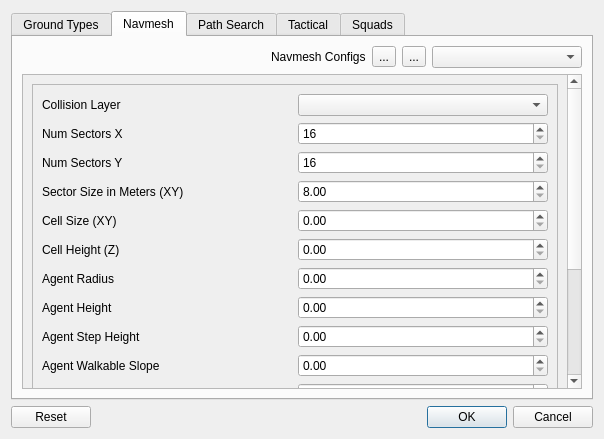
<?xml version="1.0" encoding="UTF-8"?>
<ui version="4.0">
 <class>AiProjectSettingsDlg</class>
 <widget class="QDialog" name="AiProjectSettingsDlg">
  <property name="geometry">
   <rect>
    <x>0</x>
    <y>0</y>
    <width>604</width>
    <height>439</height>
   </rect>
  </property>
  <property name="windowTitle">
   <string>Ai Project Settings</string>
  </property>
  <property name="windowIcon">
   <iconset resource="../QtResources/resources.qrc">
    <normaloff>:/AiPlugin/plAiPlugin.svg</normaloff>:/AiPlugin/plAiPlugin.svg</iconset>
  </property>
  <layout class="QVBoxLayout" name="verticalLayout">
   <item>
    <widget class="QTabWidget" name="Tabs">
     <property name="currentIndex">
      <number>1</number>
     </property>
     <widget class="QWidget" name="GroundTypesTab">
      <attribute name="title">
       <string>Ground Types</string>
      </attribute>
      <layout class="QHBoxLayout" name="horizontalLayout">
       <item>
        <widget class="QListWidget" name="GroundTypes">
         <property name="selectionBehavior">
          <enum>QAbstractItemView::SelectRows</enum>
         </property>
         <property name="uniformItemSizes">
          <bool>true</bool>
         </property>
        </widget>
       </item>
      </layout>
     </widget>
     <widget class="QWidget" name="NavmeshTab">
      <attribute name="title">
       <string>Navmesh</string>
      </attribute>
      <layout class="QVBoxLayout" name="verticalLayout_3">
       <item>
        <layout class="QHBoxLayout" name="horizontalLayout_4">
         <item>
          <spacer name="horizontalSpacer_2">
           <property name="orientation">
            <enum>Qt::Horizontal</enum>
           </property>
           <property name="sizeHint" stdset="0">
            <size>
             <width>40</width>
             <height>20</height>
            </size>
           </property>
          </spacer>
         </item>
         <item>
          <widget class="QLabel" name="label_2">
           <property name="text">
            <string>Navmesh Configs</string>
           </property>
          </widget>
         </item>
         <item>
          <widget class="QToolButton" name="AddMeshCfg">
           <property name="text">
            <string>...</string>
           </property>
           <property name="icon">
            <iconset resource="../../../../Tools/Libs/GuiFoundation/QtResources/resources.qrc">
             <normaloff>:/GuiFoundation/Icons/Add.svg</normaloff>:/GuiFoundation/Icons/Add.svg</iconset>
           </property>
          </widget>
         </item>
         <item>
          <widget class="QToolButton" name="RemoveMeshCfg">
           <property name="text">
            <string>...</string>
           </property>
           <property name="icon">
            <iconset resource="../../../../Tools/Libs/GuiFoundation/QtResources/resources.qrc">
             <normaloff>:/GuiFoundation/Icons/Delete.svg</normaloff>:/GuiFoundation/Icons/Delete.svg</iconset>
           </property>
          </widget>
         </item>
         <item>
          <widget class="QComboBox" name="SelectedMeshCfg">
           <property name="minimumSize">
            <size>
             <width>150</width>
             <height>0</height>
            </size>
           </property>
          </widget>
         </item>
        </layout>
       </item>
       <item>
        <widget class="QScrollArea" name="scrollArea">
         <property name="widgetResizable">
          <bool>true</bool>
         </property>
         <widget class="QWidget" name="scrollAreaWidgetContents">
          <property name="geometry">
           <rect>
            <x>0</x>
            <y>0</y>
            <width>543</width>
            <height>460</height>
           </rect>
          </property>
          <layout class="QHBoxLayout" name="horizontalLayout_5">
           <item>
            <widget class="QFrame" name="NavmeshCfg">
             <property name="frameShape">
              <enum>QFrame::StyledPanel</enum>
             </property>
             <property name="frameShadow">
              <enum>QFrame::Raised</enum>
             </property>
             <layout class="QGridLayout" name="gridLayout">
              <item row="4" column="1">
               <widget class="QDoubleSpinBox" name="NavCellSize"/>
              </item>
              <item row="6" column="1">
               <widget class="QDoubleSpinBox" name="NavAgentRadius"/>
              </item>
              <item row="15" column="1">
               <widget class="QDoubleSpinBox" name="NavDetailSampleError"/>
              </item>
              <item row="0" column="0">
               <widget class="QLabel" name="label_15">
                <property name="text">
                 <string>Collision Layer</string>
                </property>
               </widget>
              </item>
              <item row="5" column="1">
               <widget class="QDoubleSpinBox" name="NavCellHeight"/>
              </item>
              <item row="17" column="0">
               <spacer name="verticalSpacer">
                <property name="orientation">
                 <enum>Qt::Vertical</enum>
                </property>
                <property name="sizeHint" stdset="0">
                 <size>
                  <width>20</width>
                  <height>3</height>
                 </size>
                </property>
               </spacer>
              </item>
              <item row="10" column="1">
               <widget class="QDoubleSpinBox" name="NavMaxEdgeLength"/>
              </item>
              <item row="8" column="1">
               <widget class="QDoubleSpinBox" name="NavAgentStep"/>
              </item>
              <item row="9" column="1">
               <widget class="QDoubleSpinBox" name="NavAgentSlope"/>
              </item>
              <item row="6" column="0">
               <widget class="QLabel" name="label_5">
                <property name="text">
                 <string>Agent Radius</string>
                </property>
               </widget>
              </item>
              <item row="13" column="1">
               <widget class="QDoubleSpinBox" name="NavRegionMergeSize"/>
              </item>
              <item row="16" column="0">
               <spacer name="verticalSpacer_2">
                <property name="orientation">
                 <enum>Qt::Vertical</enum>
                </property>
                <property name="sizeHint" stdset="0">
                 <size>
                  <width>20</width>
                  <height>194</height>
                 </size>
                </property>
               </spacer>
              </item>
              <item row="8" column="0">
               <widget class="QLabel" name="label_7">
                <property name="text">
                 <string>Agent Step Height</string>
                </property>
               </widget>
              </item>
              <item row="4" column="0">
               <widget class="QLabel" name="label_3">
                <property name="text">
                 <string>Cell Size (XY)</string>
                </property>
               </widget>
              </item>
              <item row="10" column="0">
               <widget class="QLabel" name="label_9">
                <property name="text">
                 <string>Max Edge Length</string>
                </property>
               </widget>
              </item>
              <item row="7" column="0">
               <widget class="QLabel" name="label_6">
                <property name="text">
                 <string>Agent Height</string>
                </property>
               </widget>
              </item>
              <item row="7" column="1">
               <widget class="QDoubleSpinBox" name="NavAgentHeight"/>
              </item>
              <item row="15" column="0">
               <widget class="QLabel" name="label_14">
                <property name="text">
                 <string>Detail Sample Error</string>
                </property>
               </widget>
              </item>
              <item row="14" column="0">
               <widget class="QLabel" name="label_13">
                <property name="text">
                 <string>Detail Sample Distance</string>
                </property>
               </widget>
              </item>
              <item row="11" column="0">
               <widget class="QLabel" name="label_10">
                <property name="text">
                 <string>Max Simplification Error</string>
                </property>
               </widget>
              </item>
              <item row="14" column="1">
               <widget class="QDoubleSpinBox" name="NavDetailSampleDistance"/>
              </item>
              <item row="0" column="1">
               <widget class="QComboBox" name="CollisionLayer"/>
              </item>
              <item row="9" column="0">
               <widget class="QLabel" name="label_8">
                <property name="text">
                 <string>Agent Walkable Slope</string>
                </property>
               </widget>
              </item>
              <item row="13" column="0">
               <widget class="QLabel" name="label_11">
                <property name="text">
                 <string>Region Merge Size</string>
                </property>
               </widget>
              </item>
              <item row="5" column="0">
               <widget class="QLabel" name="label_4">
                <property name="text">
                 <string>Cell Height (Z)</string>
                </property>
               </widget>
              </item>
              <item row="12" column="0">
               <widget class="QLabel" name="label_12">
                <property name="text">
                 <string>Min Region Size</string>
                </property>
               </widget>
              </item>
              <item row="11" column="1">
               <widget class="QDoubleSpinBox" name="NavSimplificationError"/>
              </item>
              <item row="12" column="1">
               <widget class="QDoubleSpinBox" name="NavMinRegionSize"/>
              </item>
              <item row="1" column="0">
               <widget class="QLabel" name="label_16">
                <property name="text">
                 <string>Num Sectors X</string>
                </property>
               </widget>
              </item>
              <item row="2" column="0">
               <widget class="QLabel" name="label_17">
                <property name="text">
                 <string>Num Sectors Y</string>
                </property>
               </widget>
              </item>
              <item row="3" column="0">
               <widget class="QLabel" name="label_18">
                <property name="text">
                 <string>Sector Size in Meters (XY)</string>
                </property>
               </widget>
              </item>
              <item row="1" column="1">
               <widget class="QSpinBox" name="NumSectorsX">
                <property name="minimum">
                 <number>16</number>
                </property>
                <property name="maximum">
                 <number>256</number>
                </property>
                <property name="singleStep">
                 <number>16</number>
                </property>
               </widget>
              </item>
              <item row="2" column="1">
               <widget class="QSpinBox" name="NumSectorsY">
                <property name="minimum">
                 <number>16</number>
                </property>
                <property name="maximum">
                 <number>256</number>
                </property>
                <property name="singleStep">
                 <number>16</number>
                </property>
               </widget>
              </item>
              <item row="3" column="1">
               <widget class="QDoubleSpinBox" name="SectorSizeXY">
                <property name="minimum">
                 <double>8.000000000000000</double>
                </property>
                <property name="maximum">
                 <double>1024.000000000000000</double>
                </property>
               </widget>
              </item>
             </layout>
            </widget>
           </item>
          </layout>
         </widget>
        </widget>
       </item>
      </layout>
     </widget>
     <widget class="QWidget" name="PathSearchTab">
      <attribute name="title">
       <string>Path Search</string>
      </attribute>
      <layout class="QHBoxLayout" name="horizontalLayout_3">
       <item>
        <layout class="QVBoxLayout" name="verticalLayout_2">
         <item>
          <layout class="QHBoxLayout" name="horizontalLayout_2">
           <item>
            <spacer name="horizontalSpacer">
             <property name="orientation">
              <enum>Qt::Horizontal</enum>
             </property>
             <property name="sizeHint" stdset="0">
              <size>
               <width>40</width>
               <height>20</height>
              </size>
             </property>
            </spacer>
           </item>
           <item>
            <widget class="QLabel" name="label">
             <property name="text">
              <string>Search Configs</string>
             </property>
            </widget>
           </item>
           <item>
            <widget class="QToolButton" name="AddPathCfg">
             <property name="text">
              <string>...</string>
             </property>
             <property name="icon">
              <iconset resource="../../../../Tools/Libs/GuiFoundation/QtResources/resources.qrc">
               <normaloff>:/GuiFoundation/Icons/Add.svg</normaloff>:/GuiFoundation/Icons/Add.svg</iconset>
             </property>
            </widget>
           </item>
           <item>
            <widget class="QToolButton" name="RemovePathCfg">
             <property name="text">
              <string>...</string>
             </property>
             <property name="icon">
              <iconset resource="../../../../Tools/Libs/GuiFoundation/QtResources/resources.qrc">
               <normaloff>:/GuiFoundation/Icons/Delete.svg</normaloff>:/GuiFoundation/Icons/Delete.svg</iconset>
             </property>
            </widget>
           </item>
           <item>
            <widget class="QComboBox" name="SelectedPathCfg">
             <property name="minimumSize">
              <size>
               <width>150</width>
               <height>0</height>
              </size>
             </property>
            </widget>
           </item>
          </layout>
         </item>
         <item>
          <widget class="QTableWidget" name="PathConfig">
           <property name="editTriggers">
            <set>QAbstractItemView::NoEditTriggers</set>
           </property>
           <property name="alternatingRowColors">
            <bool>false</bool>
           </property>
           <property name="selectionMode">
            <enum>QAbstractItemView::SingleSelection</enum>
           </property>
           <property name="selectionBehavior">
            <enum>QAbstractItemView::SelectRows</enum>
           </property>
           <property name="wordWrap">
            <bool>false</bool>
           </property>
           <property name="cornerButtonEnabled">
            <bool>false</bool>
           </property>
           <attribute name="horizontalHeaderStretchLastSection">
            <bool>true</bool>
           </attribute>
           <attribute name="verticalHeaderVisible">
            <bool>false</bool>
           </attribute>
           <column>
            <property name="text">
             <string>Ground Type</string>
            </property>
           </column>
           <column>
            <property name="text">
             <string>Traversal Allowed</string>
            </property>
           </column>
           <column>
            <property name="text">
             <string>Traversal Cost</string>
            </property>
           </column>
          </widget>
         </item>
        </layout>
       </item>
      </layout>
     </widget>
     <widget class="QWidget" name="TacticalTab">
      <attribute name="title">
       <string>Tactical</string>
      </attribute>
      <layout class="QVBoxLayout" name="verticalLayout_tac">
       <item>
        <layout class="QFormLayout" name="formLayout_tac">
         <item row="0" column="0">
          <widget class="QLabel" name="TacLabelNavmesh">
           <property name="text">
            <string>Cover Navmesh</string>
           </property>
          </widget>
         </item>
         <item row="0" column="1">
          <widget class="QComboBox" name="TacCoverNavmesh">
           <property name="toolTip">
            <string>Which navmesh cover points are generated for. Probing uses this navmesh's collision layer.</string>
           </property>
          </widget>
         </item>
         <item row="1" column="0">
          <widget class="QLabel" name="TacLabelSpacing">
           <property name="text">
            <string>Cover Point Spacing</string>
           </property>
          </widget>
         </item>
         <item row="1" column="1">
          <widget class="QDoubleSpinBox" name="TacCoverSpacing">
           <property name="minimum">
            <double>0.250000000000000</double>
           </property>
           <property name="maximum">
            <double>10.000000000000000</double>
           </property>
           <property name="singleStep">
            <double>0.250000000000000</double>
           </property>
          </widget>
         </item>
         <item row="2" column="0">
          <widget class="QLabel" name="TacLabelProbe">
           <property name="text">
            <string>Wall Probe Distance</string>
           </property>
          </widget>
         </item>
         <item row="2" column="1">
          <widget class="QDoubleSpinBox" name="TacCoverProbeDistance">
           <property name="minimum">
            <double>0.100000000000000</double>
           </property>
           <property name="maximum">
            <double>5.000000000000000</double>
           </property>
           <property name="singleStep">
            <double>0.100000000000000</double>
           </property>
          </widget>
         </item>
         <item row="3" column="0">
          <widget class="QLabel" name="TacLabelCrouch">
           <property name="text">
            <string>Crouch Cover Height</string>
           </property>
          </widget>
         </item>
         <item row="3" column="1">
          <widget class="QDoubleSpinBox" name="TacCoverCrouchHeight">
           <property name="minimum">
            <double>0.100000000000000</double>
           </property>
           <property name="maximum">
            <double>3.000000000000000</double>
           </property>
           <property name="singleStep">
            <double>0.100000000000000</double>
           </property>
          </widget>
         </item>
         <item row="4" column="0">
          <widget class="QLabel" name="TacLabelStand">
           <property name="text">
            <string>Stand Cover Height</string>
           </property>
          </widget>
         </item>
         <item row="4" column="1">
          <widget class="QDoubleSpinBox" name="TacCoverStandHeight">
           <property name="minimum">
            <double>0.200000000000000</double>
           </property>
           <property name="maximum">
            <double>3.000000000000000</double>
           </property>
           <property name="singleStep">
            <double>0.100000000000000</double>
           </property>
          </widget>
         </item>
         <item row="5" column="0">
          <widget class="QLabel" name="TacLabelMax">
           <property name="text">
            <string>Max Cover Points Per Sector</string>
           </property>
          </widget>
         </item>
         <item row="5" column="1">
          <widget class="QSpinBox" name="TacMaxCoverPerSector">
           <property name="minimum">
            <number>1</number>
           </property>
           <property name="maximum">
            <number>1024</number>
           </property>
          </widget>
         </item>
        </layout>
       </item>
       <item>
        <spacer name="TacSpacer">
         <property name="orientation">
          <enum>Qt::Vertical</enum>
         </property>
         <property name="sizeHint" stdset="0">
          <size>
           <width>20</width>
           <height>40</height>
          </size>
         </property>
        </spacer>
       </item>
      </layout>
     </widget>
     <widget class="QWidget" name="SquadsTab">
      <attribute name="title">
       <string>Squads</string>
      </attribute>
      <layout class="QVBoxLayout" name="verticalLayout_squads">
       <item>
        <layout class="QFormLayout" name="formLayout_squads">
         <item row="0" column="0">
          <widget class="QLabel" name="SquadLabelTokens">
           <property name="text">
            <string>Attack Tokens</string>
           </property>
          </widget>
         </item>
         <item row="0" column="1">
          <widget class="QSpinBox" name="SquadAttackTokens">
           <property name="toolTip">
            <string>How many squad members may actively fire at the same time.</string>
           </property>
           <property name="minimum">
            <number>0</number>
           </property>
           <property name="maximum">
            <number>16</number>
           </property>
          </widget>
         </item>
         <item row="1" column="0">
          <widget class="QLabel" name="SquadLabelShareConf">
           <property name="text">
            <string>Share Confidence</string>
           </property>
          </widget>
         </item>
         <item row="1" column="1">
          <widget class="QDoubleSpinBox" name="SquadShareConfidence">
           <property name="toolTip">
            <string>A member's target confidence needed before its target is shared squad-wide.</string>
           </property>
           <property name="minimum">
            <double>0.050000000000000</double>
           </property>
           <property name="maximum">
            <double>1.000000000000000</double>
           </property>
           <property name="singleStep">
            <double>0.050000000000000</double>
           </property>
          </widget>
         </item>
         <item row="2" column="0">
          <widget class="QLabel" name="SquadLabelShareStrength">
           <property name="text">
            <string>Share Strength</string>
           </property>
          </widget>
         </item>
         <item row="2" column="1">
          <widget class="QDoubleSpinBox" name="SquadShareStrength">
           <property name="toolTip">
            <string>Confidence squadmates receive from a shared target (below 1, so shared knowledge stays weaker than first-hand sight).</string>
           </property>
           <property name="minimum">
            <double>0.050000000000000</double>
           </property>
           <property name="maximum">
            <double>1.000000000000000</double>
           </property>
           <property name="singleStep">
            <double>0.050000000000000</double>
           </property>
          </widget>
         </item>
         <item row="3" column="0">
          <widget class="QLabel" name="SquadLabelShareInterval">
           <property name="text">
            <string>Share Interval (sec)</string>
           </property>
          </widget>
         </item>
         <item row="3" column="1">
          <widget class="QDoubleSpinBox" name="SquadShareInterval">
           <property name="toolTip">
            <string>Minimum seconds between target shares per squad.</string>
           </property>
           <property name="minimum">
            <double>0.050000000000000</double>
           </property>
           <property name="maximum">
            <double>5.000000000000000</double>
           </property>
           <property name="singleStep">
            <double>0.050000000000000</double>
           </property>
          </widget>
         </item>
        </layout>
       </item>
       <item>
        <spacer name="SquadSpacer">
         <property name="orientation">
          <enum>Qt::Vertical</enum>
         </property>
         <property name="sizeHint" stdset="0">
          <size>
           <width>20</width>
           <height>40</height>
          </size>
         </property>
        </spacer>
       </item>
      </layout>
     </widget>
    </widget>
   </item>
   <item>
    <widget class="QDialogButtonBox" name="DefaultButtons">
     <property name="orientation">
      <enum>Qt::Horizontal</enum>
     </property>
     <property name="standardButtons">
      <set>QDialogButtonBox::Cancel|QDialogButtonBox::Ok|QDialogButtonBox::Reset</set>
     </property>
     <property name="centerButtons">
      <bool>false</bool>
     </property>
    </widget>
   </item>
  </layout>
 </widget>
 <tabstops>
  <tabstop>GroundTypes</tabstop>
  <tabstop>AddMeshCfg</tabstop>
  <tabstop>RemoveMeshCfg</tabstop>
  <tabstop>SelectedMeshCfg</tabstop>
  <tabstop>scrollArea</tabstop>
  <tabstop>CollisionLayer</tabstop>
  <tabstop>NavCellSize</tabstop>
  <tabstop>NavCellHeight</tabstop>
  <tabstop>NavAgentRadius</tabstop>
  <tabstop>NavAgentHeight</tabstop>
  <tabstop>NavAgentStep</tabstop>
  <tabstop>NavAgentSlope</tabstop>
  <tabstop>NavMaxEdgeLength</tabstop>
  <tabstop>NavSimplificationError</tabstop>
  <tabstop>NavMinRegionSize</tabstop>
  <tabstop>NavRegionMergeSize</tabstop>
  <tabstop>NavDetailSampleDistance</tabstop>
  <tabstop>NavDetailSampleError</tabstop>
  <tabstop>Tabs</tabstop>
  <tabstop>AddPathCfg</tabstop>
  <tabstop>RemovePathCfg</tabstop>
  <tabstop>SelectedPathCfg</tabstop>
  <tabstop>PathConfig</tabstop>
 </tabstops>
 <resources>
  <include location="../../../../Tools/Libs/GuiFoundation/QtResources/resources.qrc"/>
  <include location="../QtResources/resources.qrc"/>
 </resources>
 <connections/>
</ui>
